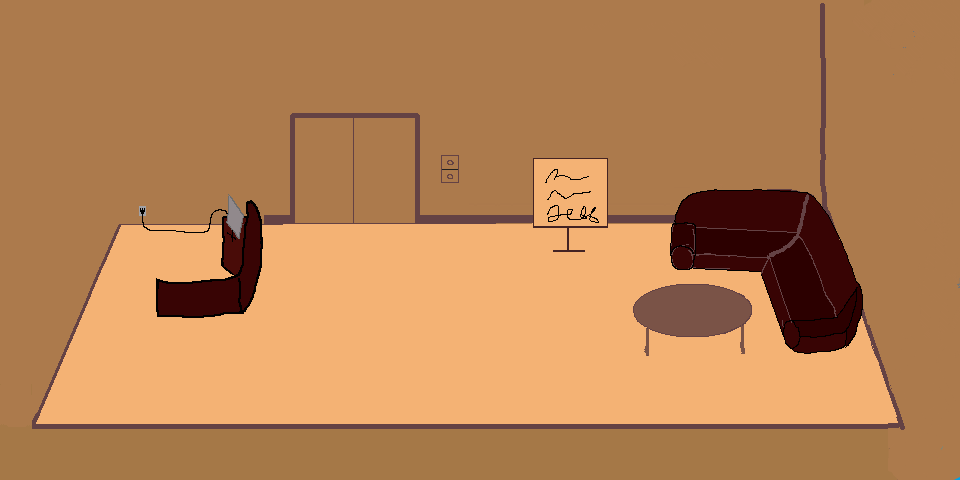

The image is a tile-based game level rendered from a .tmx file. Its description and source (layers, tilesets, objects; grid data summarised) follow:
An orthogonal 30x15 tile map with 32x32 px tiles, 3 tile layers (Tile Layer 2, Tile Layer 1, Tile Layer 3), 7 tilesets and 14 objects (5x character, level Info).

<map version="1.10" tiledversion="1.11.0" orientation="orthogonal" renderorder="right-down" width="30" height="15" tilewidth="32" tileheight="32" infinite="0" nextlayerid="35" nextobjectid="56">
 <tileset firstgid="1" name="grassstage" tilewidth="32" tileheight="32" tilecount="2025" columns="45">
  <image source="grassstage.png" width="1440" height="1440" />
 </tileset>
 <tileset firstgid="2026" name="grassstage2" tilewidth="32" tileheight="32" tilecount="2500" columns="50">
  <image source="grassstage2.png" width="1600" height="1600" />
 </tileset>
 <tileset firstgid="4526" name="playerstart" tilewidth="32" tileheight="32" tilecount="1" columns="1">
  <image source="playerstart.png" width="32" height="32" />
  <tile id="0">
   <properties>
    <property name="orient" value="right" />
    <property name="playerstart" value="" />
   </properties>
  </tile>
 </tileset>
 <tileset firstgid="4527" name="grassstage3" tilewidth="32" tileheight="32" tilecount="1700" columns="50">
  <image source="grassstage3.png" width="1600" height="1088" />
 </tileset>
 <tileset firstgid="6227" source="grassstage4redux.tsx" />
 <tileset firstgid="6927" name="grasstownweaponshop" tilewidth="32" tileheight="32" tilecount="300" columns="20">
  <image source="grasstownweaponshop.png" width="640" height="480" />
 </tileset>
 <tileset firstgid="7227" name="grasstownhotel" tilewidth="32" tileheight="32" tilecount="450" columns="30">
  <image source="grasstownhotel.png" width="960" height="480" />
 </tileset>
 <layer id="32" name="Tile Layer 2" width="30" height="15">
  <data>[450 cells, 450 non-empty, 450 distinct tile ids]</data>
 </layer>
 <layer id="33" name="Tile Layer 1" width="30" height="15">
  <data>[450 cells, 165 non-empty, 19 distinct tile ids]</data>
 </layer>
 <layer id="34" name="Tile Layer 3" width="30" height="15">
  <data>[450 cells, 450 non-empty, 414 distinct tile ids]</data>
 </layer>
 <objectgroup id="4" name="Object Layer 1">
  <object id="40" name="level Info" x="736" y="64" width="24" height="24">
   <properties>
    <property name="areaname" value="Grasstown Hotel" />
    <property name="levelinfo" value="1" />
    <property name="music" value="dabbad.mp3" />
   </properties>
  </object>
  <object id="41" x="544" y="384" width="32" height="32">
   <properties>
    <property name="orient" value="up" />
    <property name="playerstart" value="" />
    <property name="startarea" value="1" />
   </properties>
  </object>
  <object id="42" x="480" y="428" width="128" height="64">
   <properties>
    <property name="NewArea" value="grasstown.tmx" />
    <property name="area" value="grasstown.tmx" />
    <property name="returnarea" value="4" />
   </properties>
  </object>
  <object id="43" name="Fluffy Concierge" type="character" x="160" y="192" width="32" height="64">
   <properties>
    <property name="" value="" />
    <property name="SPflag2" value="" />
    <property name="description" value="10 tips to make your angry goat into a happy one" />
    <property name="image" value="sprites/Loreiplayer.png" />
    <property name="name" value="Shopkeeper" />
    <property name="orient" value="down" />
    <property name="sprite" value="" />
   </properties>
  </object>
  <object id="44" name="Save Guy" type="character" x="704" y="224" width="32" height="64">
   <properties>
    <property name="" value="" />
    <property name="description" value="" />
    <property name="image" value="SaveGuy.png" />
    <property name="name" value="Him" />
    <property name="orient" value="left" />
    <property name="save" value="" />
    <property name="sprite" value="" />
   </properties>
  </object>
  <object id="45" x="512" y="160" width="96" height="96">
   <properties>
    <property name="description" value="Part time positions available." />
   </properties>
  </object>
  <object id="46" x="416" y="191" width="448" height="16">
   <properties>
    <property name="block" value="" />
   </properties>
  </object>
  <object id="47" x="437" y="154" width="32" height="70">
   <properties>
    <property name="description" value="Select your floor...\If only you could." />
    <property name="gelevator" value="" />
    <property name="nodesc" value="" />
   </properties>
  </object>
  <object id="49" x="334" y="237" width="32" height="32">
   <properties>
    <property name="orient" value="down" />
    <property name="playerstart" value="" />
    <property name="startarea" value="2" />
   </properties>
  </object>
  <object id="50" x="480" y="288" width="32" height="32">
   <properties>
    <property name="orient" value="down" />
    <property name="playerstart" value="" />
    <property name="startarea" value="0" />
   </properties>
  </object>
  <object id="52" name="Weird Customer" type="character" x="160" y="288" width="32" height="64">
   <properties>
    <property name="" value="" />
    <property name="SPflag2" value="" />
    <property name="description" value="Erectile Dysfunction" />
    <property name="image" value="graycloak.gif" />
    <property name="name" value="Unpolite Fellow" />
    <property name="orient" value="up" />
    <property name="sprite" value="" />
   </properties>
  </object>
  <object id="53" x="352" y="224" width="32" height="192">
   <properties>
    <property name="event" value="" />
   </properties>
  </object>
  <object id="54" name="Duder" type="character" x="672" y="352" width="32" height="64">
   <properties>
    <property name="" value="" />
    <property name="description" value="There's some strange fellow practicing his swordsmanship in the forest...\ Maybe you could fight him?" />
    <property name="image" value="graycloak.gif" />
    <property name="name" value="Polite Fellow" />
    <property name="orient" value="down" />
    <property name="sprite" value="" />
   </properties>
  </object>
  <object id="55" name="Grey" type="character" x="416" y="-96" width="32" height="64">
   <properties>
    <property name="" value="" />
    <property name="SPflag1" value="" />
    <property name="description" value="Buffs aren't important, demifiend.\Believe me! I'm a skeleton." />
    <property name="image" value="graycloak.gif" />
    <property name="name" value="None" />
    <property name="orient" value="down" />
    <property name="sprite" value="" />
    <property name="talk" value="There was someone like you... He told me something interesting." />
   </properties>
  </object>
 </objectgroup>
</map>
